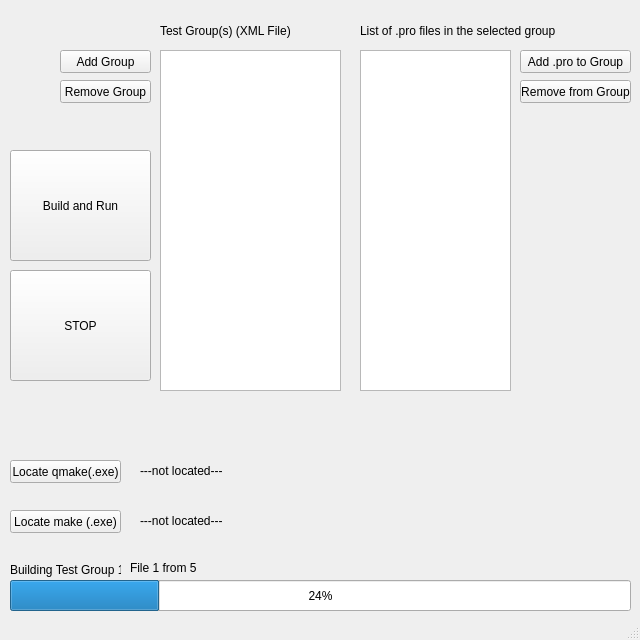
<?xml version="1.0" encoding="UTF-8"?>
<ui version="4.0">
 <class>Mainpage</class>
 <widget class="QMainWindow" name="Mainpage">
  <property name="enabled">
   <bool>true</bool>
  </property>
  <property name="sizePolicy">
   <sizepolicy hsizetype="Fixed" vsizetype="Fixed">
    <horstretch>0</horstretch>
    <verstretch>0</verstretch>
   </sizepolicy>
  </property>
  <property name="minimumSize">
   <size>
    <width>640</width>
    <height>640</height>
   </size>
  </property>
  <property name="maximumSize">
   <size>
    <width>640</width>
    <height>640</height>
   </size>
  </property>
  <property name="windowTitle">
   <string>HAIL's Qt Automated Test Helper</string>
  </property>
  <property name="windowIcon">
   <iconset>
    <normaloff>C:/Users/user/Desktop/blogtemp/score/a1.jpg</normaloff>C:/Users/user/Desktop/blogtemp/score/a1.jpg</iconset>
  </property>
  <widget class="QWidget" name="centralWidget">
   <widget class="QPushButton" name="addgroup">
    <property name="geometry">
     <rect>
      <x>60</x>
      <y>50</y>
      <width>91</width>
      <height>23</height>
     </rect>
    </property>
    <property name="text">
     <string>Add Group</string>
    </property>
   </widget>
   <widget class="QPushButton" name="removegroup">
    <property name="geometry">
     <rect>
      <x>60</x>
      <y>80</y>
      <width>91</width>
      <height>23</height>
     </rect>
    </property>
    <property name="text">
     <string>Remove Group</string>
    </property>
   </widget>
   <widget class="QProgressBar" name="progressBar">
    <property name="geometry">
     <rect>
      <x>10</x>
      <y>580</y>
      <width>621</width>
      <height>31</height>
     </rect>
    </property>
    <property name="value">
     <number>24</number>
    </property>
   </widget>
   <widget class="QLabel" name="label">
    <property name="geometry">
     <rect>
      <x>160</x>
      <y>20</y>
      <width>141</width>
      <height>21</height>
     </rect>
    </property>
    <property name="text">
     <string>Test Group(s) (XML File)</string>
    </property>
   </widget>
   <widget class="QLabel" name="label_2">
    <property name="geometry">
     <rect>
      <x>360</x>
      <y>20</y>
      <width>201</width>
      <height>21</height>
     </rect>
    </property>
    <property name="text">
     <string>List of .pro files in the selected group</string>
    </property>
   </widget>
   <widget class="QLabel" name="label_4">
    <property name="geometry">
     <rect>
      <x>10</x>
      <y>560</y>
      <width>111</width>
      <height>20</height>
     </rect>
    </property>
    <property name="text">
     <string>Building Test Group 1    </string>
    </property>
   </widget>
   <widget class="QLabel" name="label_5">
    <property name="geometry">
     <rect>
      <x>130</x>
      <y>560</y>
      <width>71</width>
      <height>16</height>
     </rect>
    </property>
    <property name="text">
     <string>File 1 from 5</string>
    </property>
   </widget>
   <widget class="QPushButton" name="buildandrun">
    <property name="geometry">
     <rect>
      <x>10</x>
      <y>150</y>
      <width>141</width>
      <height>111</height>
     </rect>
    </property>
    <property name="text">
     <string>Build and Run</string>
    </property>
   </widget>
   <widget class="QPushButton" name="stop">
    <property name="geometry">
     <rect>
      <x>10</x>
      <y>270</y>
      <width>141</width>
      <height>111</height>
     </rect>
    </property>
    <property name="text">
     <string>STOP</string>
    </property>
   </widget>
   <widget class="QListWidget" name="testlistwidget">
    <property name="geometry">
     <rect>
      <x>160</x>
      <y>50</y>
      <width>181</width>
      <height>341</height>
     </rect>
    </property>
   </widget>
   <widget class="QListWidget" name="testlistwidget2">
    <property name="geometry">
     <rect>
      <x>360</x>
      <y>50</y>
      <width>151</width>
      <height>341</height>
     </rect>
    </property>
   </widget>
   <widget class="QPushButton" name="addpro">
    <property name="geometry">
     <rect>
      <x>520</x>
      <y>50</y>
      <width>111</width>
      <height>23</height>
     </rect>
    </property>
    <property name="text">
     <string>Add .pro to Group</string>
    </property>
   </widget>
   <widget class="QPushButton" name="removepro">
    <property name="geometry">
     <rect>
      <x>520</x>
      <y>80</y>
      <width>111</width>
      <height>23</height>
     </rect>
    </property>
    <property name="text">
     <string>Remove from Group</string>
    </property>
   </widget>
   <widget class="QPushButton" name="locateqmake">
    <property name="geometry">
     <rect>
      <x>10</x>
      <y>460</y>
      <width>111</width>
      <height>23</height>
     </rect>
    </property>
    <property name="text">
     <string>Locate qmake(.exe)</string>
    </property>
   </widget>
   <widget class="QPushButton" name="locatemake">
    <property name="geometry">
     <rect>
      <x>10</x>
      <y>510</y>
      <width>111</width>
      <height>23</height>
     </rect>
    </property>
    <property name="text">
     <string>Locate make (.exe)</string>
    </property>
   </widget>
   <widget class="QLabel" name="qmakelabel">
    <property name="geometry">
     <rect>
      <x>140</x>
      <y>460</y>
      <width>481</width>
      <height>21</height>
     </rect>
    </property>
    <property name="text">
     <string>---not located---</string>
    </property>
   </widget>
   <widget class="QLabel" name="makelabel">
    <property name="geometry">
     <rect>
      <x>140</x>
      <y>510</y>
      <width>481</width>
      <height>21</height>
     </rect>
    </property>
    <property name="text">
     <string>---not located---</string>
    </property>
   </widget>
  </widget>
  <widget class="QStatusBar" name="statusBar"/>
 </widget>
 <layoutdefault spacing="6" margin="11"/>
 <resources/>
 <connections>
  <connection>
   <sender>addgroup</sender>
   <signal>released()</signal>
   <receiver>Mainpage</receiver>
   <slot>openfiledialog()</slot>
   <hints>
    <hint type="sourcelabel">
     <x>74</x>
     <y>64</y>
    </hint>
    <hint type="destinationlabel">
     <x>90</x>
     <y>570</y>
    </hint>
   </hints>
  </connection>
  <connection>
   <sender>testlistwidget</sender>
   <signal>currentItemChanged(QListWidgetItem*,QListWidgetItem*)</signal>
   <receiver>Mainpage</receiver>
   <slot>removebuttonenable()</slot>
   <hints>
    <hint type="sourcelabel">
     <x>245</x>
     <y>199</y>
    </hint>
    <hint type="destinationlabel">
     <x>121</x>
     <y>556</y>
    </hint>
   </hints>
  </connection>
  <connection>
   <sender>removegroup</sender>
   <signal>released()</signal>
   <receiver>Mainpage</receiver>
   <slot>removegroup()</slot>
   <hints>
    <hint type="sourcelabel">
     <x>128</x>
     <y>96</y>
    </hint>
    <hint type="destinationlabel">
     <x>150</x>
     <y>560</y>
    </hint>
   </hints>
  </connection>
  <connection>
   <sender>testlistwidget</sender>
   <signal>currentRowChanged(int)</signal>
   <receiver>Mainpage</receiver>
   <slot>firstlistitemselected()</slot>
   <hints>
    <hint type="sourcelabel">
     <x>312</x>
     <y>289</y>
    </hint>
    <hint type="destinationlabel">
     <x>301</x>
     <y>558</y>
    </hint>
   </hints>
  </connection>
  <connection>
   <sender>addpro</sender>
   <signal>released()</signal>
   <receiver>Mainpage</receiver>
   <slot>openprodialog()</slot>
   <hints>
    <hint type="sourcelabel">
     <x>527</x>
     <y>67</y>
    </hint>
    <hint type="destinationlabel">
     <x>419</x>
     <y>567</y>
    </hint>
   </hints>
  </connection>
  <connection>
   <sender>testlistwidget2</sender>
   <signal>currentRowChanged(int)</signal>
   <receiver>Mainpage</receiver>
   <slot>secondlistselected()</slot>
   <hints>
    <hint type="sourcelabel">
     <x>449</x>
     <y>251</y>
    </hint>
    <hint type="destinationlabel">
     <x>357</x>
     <y>548</y>
    </hint>
   </hints>
  </connection>
  <connection>
   <sender>removepro</sender>
   <signal>released()</signal>
   <receiver>Mainpage</receiver>
   <slot>removepro()</slot>
   <hints>
    <hint type="sourcelabel">
     <x>596</x>
     <y>89</y>
    </hint>
    <hint type="destinationlabel">
     <x>502</x>
     <y>559</y>
    </hint>
   </hints>
  </connection>
  <connection>
   <sender>locateqmake</sender>
   <signal>released()</signal>
   <receiver>Mainpage</receiver>
   <slot>selectqmake()</slot>
   <hints>
    <hint type="sourcelabel">
     <x>55</x>
     <y>466</y>
    </hint>
    <hint type="destinationlabel">
     <x>110</x>
     <y>731</y>
    </hint>
   </hints>
  </connection>
  <connection>
   <sender>locatemake</sender>
   <signal>released()</signal>
   <receiver>Mainpage</receiver>
   <slot>selectmake()</slot>
   <hints>
    <hint type="sourcelabel">
     <x>106</x>
     <y>525</y>
    </hint>
    <hint type="destinationlabel">
     <x>98</x>
     <y>742</y>
    </hint>
   </hints>
  </connection>
  <connection>
   <sender>stop</sender>
   <signal>released()</signal>
   <receiver>Mainpage</receiver>
   <slot>dummyslot()</slot>
   <hints>
    <hint type="sourcelabel">
     <x>47</x>
     <y>339</y>
    </hint>
    <hint type="destinationlabel">
     <x>155</x>
     <y>714</y>
    </hint>
   </hints>
  </connection>
 </connections>
 <slots>
  <slot>opengroup()</slot>
  <slot>openfiledialog()</slot>
  <slot>removebuttonenable()</slot>
  <slot>removegroup()</slot>
  <slot>firstlistitemselected()</slot>
  <slot>openprodialog()</slot>
  <slot>secondlistselected()</slot>
  <slot>removepro()</slot>
  <slot>shellrun()</slot>
  <slot>selectqmake()</slot>
  <slot>selectmake()</slot>
  <slot>dummyslot()</slot>
 </slots>
</ui>
